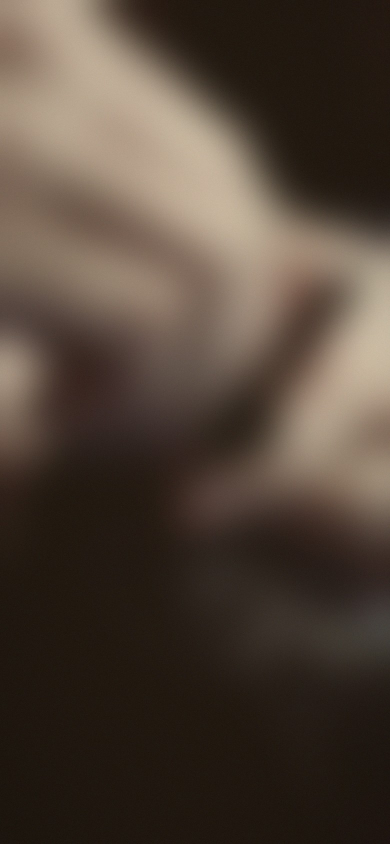
#> input picture mockups/workout-looks/rail-bg-mid.jpg, 780 x 1688 px (shown at 1/2 size)
$ python bake_rail_bg.py rail-bg-mid.jpg rail-bg-sharp.jpg 1.0 1.0 1.0 1.0
#> lines starting #> are read from the running program, lines starting #| are printed output that depends on the picture
"""Bake the stationary background for the lifting flow from a graded film frame, in the manner of Nothing OS's Atmosphere effect.

usage: uv run --with numpy --with pillow python bake_rail_bg.py <frame.jpg> <out.jpg> [blur=90] [dim=0.66] [grain=0.018] [sat=1.3] [ribs=0]

Output is 780x1688 (390x844 dp at 2x). blur is a Gaussian sigma in output pixels: 0 keeps the frame sharp (the Today look), about 40 is the
middle of the transition, 90 and up is the finished wash (broad colour, no shapes, fine grain). ribs > 0 adds fluted glass (rejected, kept off).
The frame comes from the already graded today_film.mp4, so the Super 8 warmth carries over.
"""
import sys
import numpy as np
from PIL import Image, ImageEnhance, ImageFilter

a_ = sys.argv
src, out = a_[1], a_[2]
blur = float(a_[3]) if len(a_) > 3 else 90.0
dim = float(a_[4]) if len(a_) > 4 else 0.66
grain = float(a_[5]) if len(a_) > 5 else 0.018
sat = float(a_[6]) if len(a_) > 6 else 1.3
ribs = float(a_[7]) if len(a_) > 7 else 0.0
W, H = 780, 1688

im = Image.open(src).convert("RGB")
#> im is the input picture: PIL image 780x1688 RGB; mean R, G, B 80.8, 67.5, 56.3
s = max(W / im.width, H / im.height)
#> s = 1
im = im.resize((round(im.width * s), round(im.height * s)), Image.LANCZOS)
l, t = (im.width - W) // 2, (im.height - H) // 2
#> l = 0; t = 0
im = im.crop((l, t, l + W, t + H))
if blur > 0:
    # Blur on a reflected canvas so the edges do not fade to black.
    pad = int(blur * 2)
    big = Image.fromarray(np.pad(np.asarray(im), ((pad, pad), (pad, pad), (0, 0)), mode="reflect"))
    big = big.filter(ImageFilter.GaussianBlur(blur))
    im = big.crop((pad, pad, pad + W, pad + H))
    im = ImageEnhance.Color(im).enhance(sat)
a = np.asarray(im).astype(np.float32) / 255
# The grade is nearly neutral once blurred, so lean the wash toward the warm end the way Atmosphere leans into the picture's own colour.
b = min(blur / 90.0, 1.0)
a = a * np.array([1 + 0.14 * b, 1 + 0.01 * b, 1 - 0.16 * b], dtype=np.float32)

if ribs > 0:
    rib = 60
    x = np.arange(W, dtype=np.float32)
    idx = np.floor(x / rib)
    u = (x - idx * rib) / rib
    sx = np.clip((idx + 0.5) * rib + (u - 0.5) * rib * (1 + 1.4 * ribs), 0, W - 1)
    x0 = np.floor(sx).astype(int)
    x1 = np.minimum(x0 + 1, W - 1)
    f = (sx - x0)[None, :, None]
    a = a[:, x0, :] * (1 - f) + a[:, x1, :] * f
    body = np.clip(np.cos((u - 0.5) * np.pi), 0, 1) ** 0.7
    a = a * (1 - ribs * 0.20 * (1 - body))[None, :, None] + (ribs * 0.075 * np.exp(-(((u - 0.2) / 0.06) ** 2)))[None, :, None]

# Dim for white text, then a vignette and a warm lift, scaled by how far this is from the sharp frame (dim 1 leaves a sharp frame alone).
yy, xx = np.mgrid[0:H, 0:W].astype(np.float32)
r = np.sqrt(((xx - W / 2) / (W * 0.75)) ** 2 + ((yy - H * 0.42) / (H * 0.7)) ** 2)
k = (1 - dim) / 0.34
lift = np.array([0.045, 0.028, 0.015], dtype=np.float32) * k
a = (a * dim + lift) * (1 - 0.35 * k * np.clip(r, 0, 1) ** 2)[:, :, None]
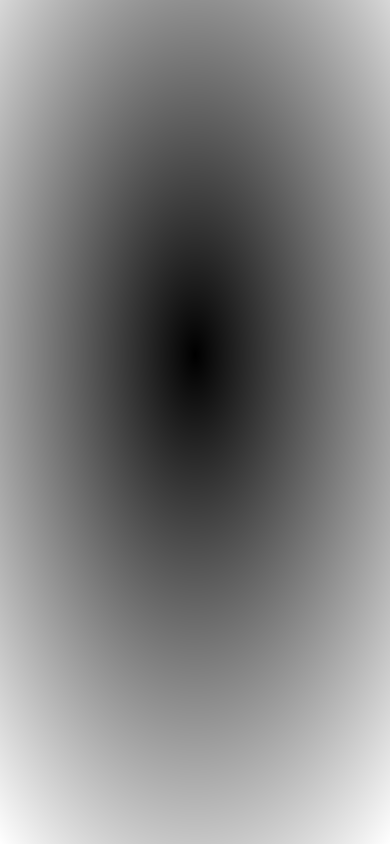
#> r: shape (1688, 780) float32 (shown at 1/2 size); min 3.38e-05, max 1.06, mean 0.537; drawn with min black and max white
if grain > 0:
    a = a + np.random.default_rng(7).normal(0, grain, a.shape).astype(np.float32)
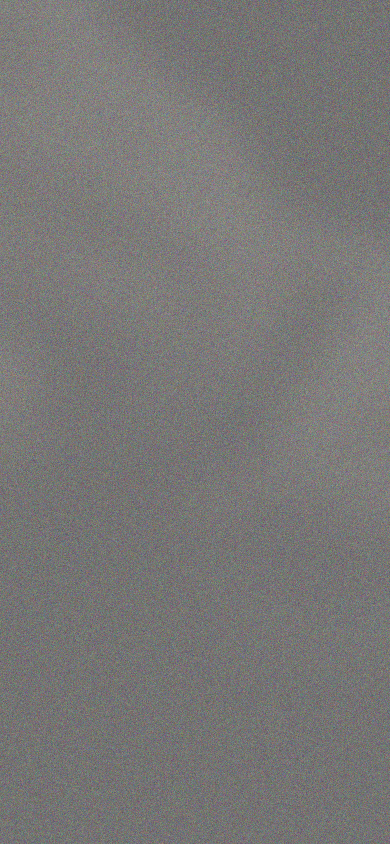
#> a: shape (1688, 780, 3) float32 (shown at 1/2 size); mean R, G, B 0.316, 0.265, 0.22; drawn with min black and max white
Image.fromarray((np.clip(a, 0, 1) * 255).astype(np.uint8)).save(out, quality=90)
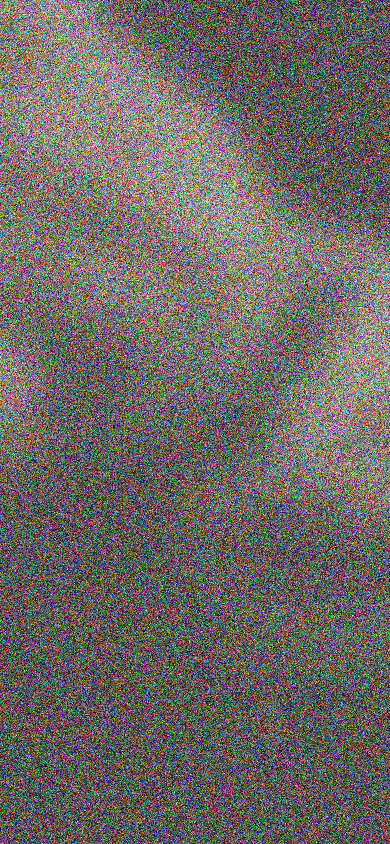
#> saved as rail-bg-sharp.jpg: PIL image 780x1688 RGB (shown at 1/2 size); mean R, G, B 109.6, 104.9, 100.6
print(out)

$ run again, on mockups/workout-looks/rail-bg.jpg
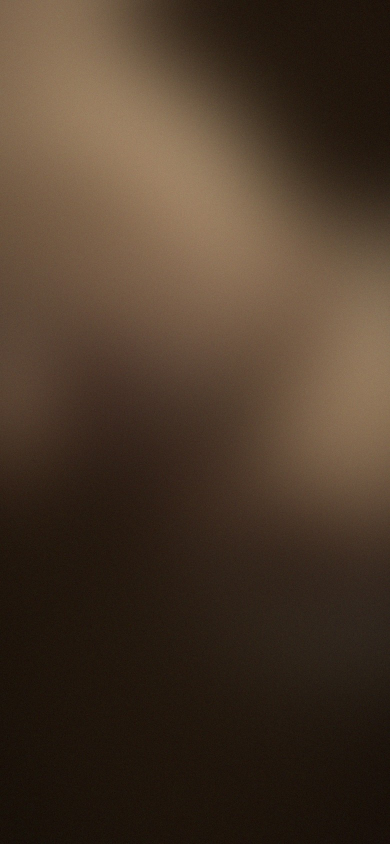
#> input picture mockups/workout-looks/rail-bg.jpg, 780 x 1688 px (shown at 1/2 size)
#> im is the input picture: PIL image 780x1688 RGB; mean R, G, B 73.8, 56.8, 41.6
#> `Image.fromarray((np.clip(a, 0, 1) * 255).astype(np.uint8)).save(out, q..`:
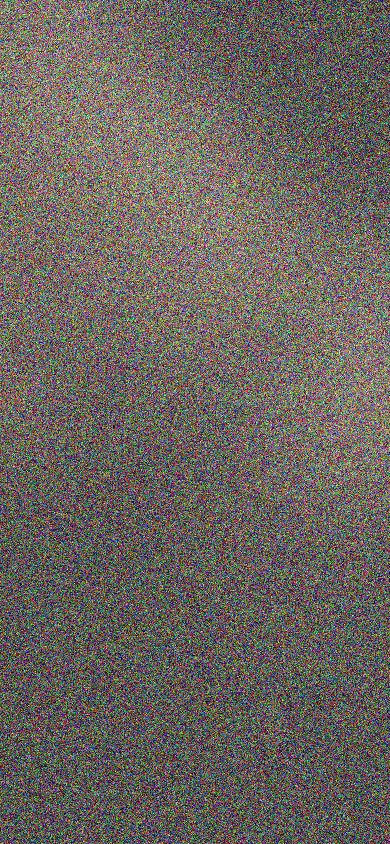
#> saved as rail-bg.jpg: PIL image 780x1688 RGB (shown at 1/2 size); mean R, G, B 106.9, 100.8, 95
